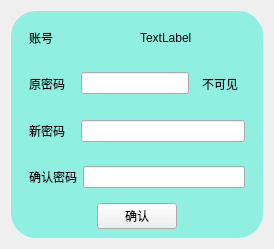
      <widget class="QWidget" name="PasswordChangePage">
       <layout class="QGridLayout" name="gridLayout_10">
        <item row="0" column="0" alignment="Qt::AlignHCenter|Qt::AlignVCenter">
         <widget class="QWidget" name="widget_4" native="true">
          <property name="styleSheet">
           <string notr="true">#widget_4{

	background-color: rgba(104, 240, 220,180);
border-radius:25px;
}</string>
          </property>
          <layout class="QGridLayout" name="gridLayout_11">
           <item row="4" column="0" alignment="Qt::AlignHCenter">
            <widget class="QPushButton" name="PasswordChangeButton">
             <property name="text">
              <string>确认</string>
             </property>
            </widget>
           </item>
           <item row="1" column="0">
            <widget class="QWidget" name="widget_8" native="true">
             <layout class="QHBoxLayout" name="horizontalLayout_7">
              <item>
               <widget class="QLabel" name="label_5">
                <property name="text">
                 <string>原密码   </string>
                </property>
               </widget>
              </item>
              <item>
               <widget class="QLineEdit" name="original_lineEdit"/>
              </item>
              <item>
               <widget class="QToolButton" name="seePassword">
                <property name="text">
                 <string>不可见</string>
                </property>
                <property name="icon">
                 <iconset resource="resoursces.qrc">
                  <normaloff>:/icon/resource/icon/nosee.png</normaloff>:/icon/resource/icon/nosee.png</iconset>
                </property>
                <property name="autoRaise">
                 <bool>true</bool>
                </property>
               </widget>
              </item>
             </layout>
            </widget>
           </item>
           <item row="3" column="0">
            <widget class="QWidget" name="widget_10" native="true">
             <layout class="QHBoxLayout" name="horizontalLayout_10">
              <item>
               <widget class="QLabel" name="label_7">
                <property name="text">
                 <string>确认密码</string>
                </property>
               </widget>
              </item>
              <item>
               <widget class="QLineEdit" name="sure_lineEdit"/>
              </item>
             </layout>
            </widget>
           </item>
           <item row="2" column="0">
            <widget class="QWidget" name="widget_9" native="true">
             <layout class="QHBoxLayout" name="horizontalLayout_9">
              <item>
               <widget class="QLabel" name="label_6">
                <property name="text">
                 <string>新密码   </string>
                </property>
               </widget>
              </item>
              <item>
               <widget class="QLineEdit" name="newpass_lineEdit"/>
              </item>
             </layout>
            </widget>
           </item>
           <item row="0" column="0">
            <widget class="QWidget" name="widget_5" native="true">
             <layout class="QHBoxLayout" name="horizontalLayout_5">
              <item>
               <widget class="QLabel" name="label_4">
                <property name="text">
                 <string>账号</string>
                </property>
               </widget>
              </item>
              <item>
               <widget class="QLabel" name="IDinPaswordChange">
                <property name="text">
                 <string>TextLabel</string>
                </property>
               </widget>
              </item>
             </layout>
            </widget>
           </item>
          </layout>
         </widget>
        </item>
       </layout>
      </widget>
